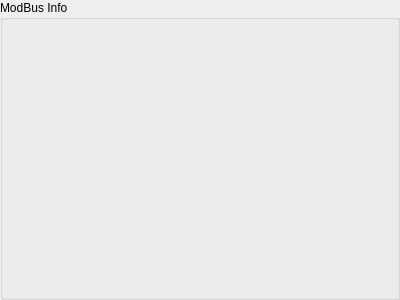
<?xml version="1.0" encoding="UTF-8"?>
<ui version="4.0">
 <class>ModBusDialog</class>
 <widget class="QWidget" name="ModBusDialog">
  <property name="geometry">
   <rect>
    <x>0</x>
    <y>0</y>
    <width>400</width>
    <height>300</height>
   </rect>
  </property>
  <property name="windowTitle">
   <string>ModBusDialog</string>
  </property>
  <layout class="QGridLayout" name="gridLayout_2">
   <property name="leftMargin">
    <number>0</number>
   </property>
   <property name="topMargin">
    <number>0</number>
   </property>
   <property name="rightMargin">
    <number>0</number>
   </property>
   <property name="bottomMargin">
    <number>0</number>
   </property>
   <property name="horizontalSpacing">
    <number>0</number>
   </property>
   <item row="0" column="0">
    <widget class="QGroupBox" name="groupBox">
     <property name="title">
      <string>ModBus Info</string>
     </property>
     <layout class="QGridLayout" name="gridLayout">
      <item row="0" column="0">
       <layout class="QVBoxLayout" name="verticalLayout">
        <item>
         <widget class="ConnectionParameters" name="parameters" native="true"/>
        </item>
        <item>
         <widget class="ConnectionLog" name="log" native="true"/>
        </item>
       </layout>
      </item>
     </layout>
    </widget>
   </item>
  </layout>
 </widget>
 <layoutdefault spacing="6" margin="11"/>
 <customwidgets>
  <customwidget>
   <class>ConnectionParameters</class>
   <extends>QWidget</extends>
   <header>connectionparameters.h</header>
   <container>1</container>
  </customwidget>
  <customwidget>
   <class>ConnectionLog</class>
   <extends>QWidget</extends>
   <header>connectionlog.h</header>
   <container>1</container>
  </customwidget>
 </customwidgets>
 <resources/>
 <connections/>
</ui>
